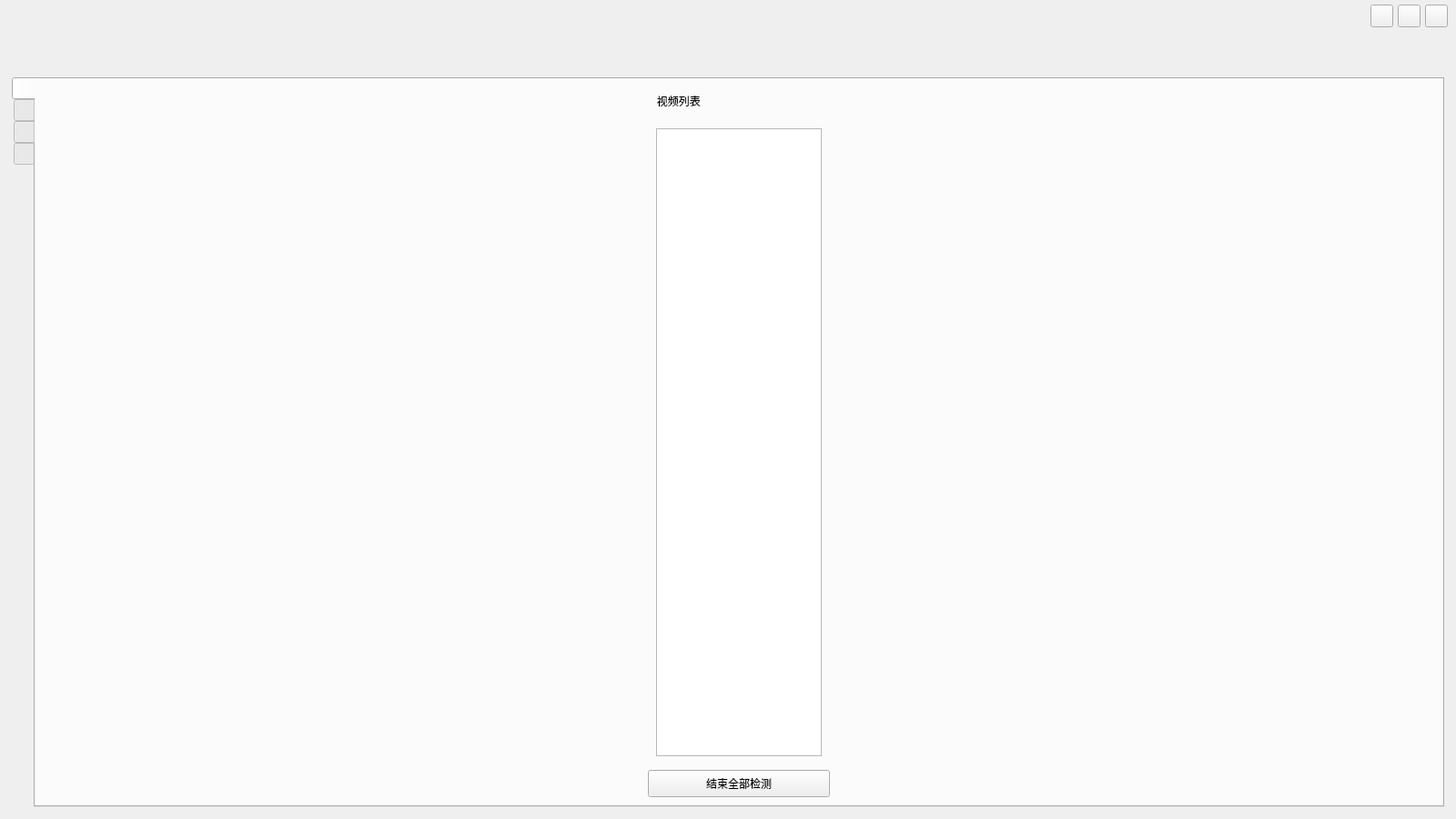
<?xml version="1.0" encoding="UTF-8"?>
<ui version="4.0">
 <class>MainWindow</class>
 <widget class="QMainWindow" name="MainWindow">
  <property name="geometry">
   <rect>
    <x>0</x>
    <y>0</y>
    <width>1600</width>
    <height>900</height>
   </rect>
  </property>
  <property name="minimumSize">
   <size>
    <width>720</width>
    <height>405</height>
   </size>
  </property>
  <property name="sizeIncrement">
   <size>
    <width>720</width>
    <height>405</height>
   </size>
  </property>
  <property name="windowTitle">
   <string>MainWindow</string>
  </property>
  <widget class="QWidget" name="centralwidget">
   <property name="enabled">
    <bool>true</bool>
   </property>
   <layout class="QGridLayout" name="gridLayout_8">
    <property name="leftMargin">
     <number>9</number>
    </property>
    <property name="topMargin">
     <number>0</number>
    </property>
    <item row="1" column="0">
     <layout class="QVBoxLayout" name="verticalLayout">
      <property name="leftMargin">
       <number>4</number>
      </property>
      <property name="topMargin">
       <number>4</number>
      </property>
      <property name="rightMargin">
       <number>4</number>
      </property>
      <property name="bottomMargin">
       <number>4</number>
      </property>
      <item>
       <widget class="QTabWidget" name="tabWidget">
        <property name="enabled">
         <bool>true</bool>
        </property>
        <property name="minimumSize">
         <size>
          <width>80</width>
          <height>28</height>
         </size>
        </property>
        <property name="contextMenuPolicy">
         <enum>Qt::DefaultContextMenu</enum>
        </property>
        <property name="layoutDirection">
         <enum>Qt::LeftToRight</enum>
        </property>
        <property name="tabPosition">
         <enum>QTabWidget::West</enum>
        </property>
        <property name="tabShape">
         <enum>QTabWidget::Rounded</enum>
        </property>
        <property name="currentIndex">
         <number>0</number>
        </property>
        <property name="iconSize">
         <size>
          <width>100</width>
          <height>80</height>
         </size>
        </property>
        <property name="elideMode">
         <enum>Qt::ElideLeft</enum>
        </property>
        <property name="usesScrollButtons">
         <bool>false</bool>
        </property>
        <property name="documentMode">
         <bool>false</bool>
        </property>
        <property name="tabsClosable">
         <bool>false</bool>
        </property>
        <property name="tabBarAutoHide">
         <bool>false</bool>
        </property>
        <widget class="QWidget" name="tab_search">
         <attribute name="icon">
          <iconset>
           <normaloff>data/imgs/检测_副本.png</normaloff>data/imgs/检测_副本.png</iconset>
         </attribute>
         <attribute name="title">
          <string/>
         </attribute>
         <layout class="QGridLayout" name="gridLayout_2">
          <item row="1" column="0">
           <widget class="QWidget" name="widget_list" native="true">
            <property name="maximumSize">
             <size>
              <width>200</width>
              <height>16777215</height>
             </size>
            </property>
            <layout class="QGridLayout" name="gridLayout_3">
             <item row="0" column="0">
              <widget class="QListWidget" name="listWidget_play"/>
             </item>
            </layout>
           </widget>
          </item>
          <item row="0" column="0">
           <widget class="QWidget" name="widget_label" native="true">
            <property name="minimumSize">
             <size>
              <width>200</width>
              <height>30</height>
             </size>
            </property>
            <property name="maximumSize">
             <size>
              <width>200</width>
              <height>30</height>
             </size>
            </property>
            <layout class="QVBoxLayout" name="verticalLayout_2">
             <property name="spacing">
              <number>0</number>
             </property>
             <property name="leftMargin">
              <number>0</number>
             </property>
             <property name="topMargin">
              <number>0</number>
             </property>
             <property name="rightMargin">
              <number>0</number>
             </property>
             <property name="bottomMargin">
              <number>0</number>
             </property>
             <item>
              <widget class="QLabel" name="label">
               <property name="text">
                <string>   视频列表</string>
               </property>
              </widget>
             </item>
            </layout>
           </widget>
          </item>
          <item row="0" column="1" rowspan="3">
           <layout class="QGridLayout" name="gridLayout_play"/>
          </item>
          <item row="2" column="0">
           <widget class="QPushButton" name="pushButton_stop_all">
            <property name="minimumSize">
             <size>
              <width>0</width>
              <height>30</height>
             </size>
            </property>
            <property name="maximumSize">
             <size>
              <width>16777215</width>
              <height>30</height>
             </size>
            </property>
            <property name="text">
             <string>结束全部检测</string>
            </property>
           </widget>
          </item>
         </layout>
        </widget>
        <widget class="QWidget" name="tab_people">
         <attribute name="icon">
          <iconset>
           <normaloff>data/imgs/人员管理_副本.png</normaloff>data/imgs/人员管理_副本.png</iconset>
         </attribute>
         <attribute name="title">
          <string/>
         </attribute>
         <layout class="QGridLayout" name="gridLayout_11">
          <item row="0" column="0">
           <widget class="QWidget" name="widget" native="true">
            <property name="minimumSize">
             <size>
              <width>0</width>
              <height>30</height>
             </size>
            </property>
            <property name="maximumSize">
             <size>
              <width>16777215</width>
              <height>30</height>
             </size>
            </property>
            <layout class="QHBoxLayout" name="horizontalLayout_2">
             <property name="leftMargin">
              <number>0</number>
             </property>
             <property name="topMargin">
              <number>0</number>
             </property>
             <property name="rightMargin">
              <number>0</number>
             </property>
             <property name="bottomMargin">
              <number>0</number>
             </property>
             <item>
              <widget class="QWidget" name="widget_3" native="true">
               <property name="sizePolicy">
                <sizepolicy hsizetype="Fixed" vsizetype="Preferred">
                 <horstretch>0</horstretch>
                 <verstretch>0</verstretch>
                </sizepolicy>
               </property>
               <property name="maximumSize">
                <size>
                 <width>16777215</width>
                 <height>30</height>
                </size>
               </property>
               <property name="mouseTracking">
                <bool>false</bool>
               </property>
               <property name="focusPolicy">
                <enum>Qt::NoFocus</enum>
               </property>
               <property name="contextMenuPolicy">
                <enum>Qt::DefaultContextMenu</enum>
               </property>
               <property name="layoutDirection">
                <enum>Qt::LeftToRight</enum>
               </property>
               <property name="autoFillBackground">
                <bool>false</bool>
               </property>
               <layout class="QFormLayout" name="formLayout">
                <property name="sizeConstraint">
                 <enum>QLayout::SetDefaultConstraint</enum>
                </property>
                <property name="leftMargin">
                 <number>0</number>
                </property>
                <property name="topMargin">
                 <number>0</number>
                </property>
                <property name="rightMargin">
                 <number>0</number>
                </property>
                <property name="bottomMargin">
                 <number>0</number>
                </property>
                <item row="0" column="1">
                 <widget class="QPushButton" name="pushButton_people_search">
                  <property name="minimumSize">
                   <size>
                    <width>80</width>
                    <height>30</height>
                   </size>
                  </property>
                  <property name="maximumSize">
                   <size>
                    <width>80</width>
                    <height>30</height>
                   </size>
                  </property>
                  <property name="text">
                   <string>  搜索  </string>
                  </property>
                  <property name="icon">
                   <iconset>
                    <normaloff>C:/Users/11720/.designer/backup/data/imgs/search_button.png</normaloff>C:/Users/11720/.designer/backup/data/imgs/search_button.png</iconset>
                  </property>
                  <property name="iconSize">
                   <size>
                    <width>16</width>
                    <height>16</height>
                   </size>
                  </property>
                 </widget>
                </item>
                <item row="0" column="0">
                 <widget class="QLineEdit" name="lineEdit_people">
                  <property name="minimumSize">
                   <size>
                    <width>200</width>
                    <height>30</height>
                   </size>
                  </property>
                  <property name="maximumSize">
                   <size>
                    <width>200</width>
                    <height>30</height>
                   </size>
                  </property>
                 </widget>
                </item>
               </layout>
              </widget>
             </item>
             <item>
              <widget class="QWidget" name="widget_2" native="true">
               <property name="minimumSize">
                <size>
                 <width>0</width>
                 <height>0</height>
                </size>
               </property>
               <property name="maximumSize">
                <size>
                 <width>16777215</width>
                 <height>16777215</height>
                </size>
               </property>
               <property name="layoutDirection">
                <enum>Qt::RightToLeft</enum>
               </property>
               <layout class="QFormLayout" name="formLayout_2">
                <property name="leftMargin">
                 <number>0</number>
                </property>
                <property name="topMargin">
                 <number>0</number>
                </property>
                <property name="rightMargin">
                 <number>0</number>
                </property>
                <property name="bottomMargin">
                 <number>0</number>
                </property>
                <item row="0" column="0">
                 <widget class="QPushButton" name="pushButton_people_add">
                  <property name="minimumSize">
                   <size>
                    <width>80</width>
                    <height>30</height>
                   </size>
                  </property>
                  <property name="maximumSize">
                   <size>
                    <width>80</width>
                    <height>30</height>
                   </size>
                  </property>
                  <property name="layoutDirection">
                   <enum>Qt::LeftToRight</enum>
                  </property>
                  <property name="text">
                   <string>  添加  </string>
                  </property>
                  <property name="icon">
                   <iconset>
                    <normaloff>C:/Users/11720/.designer/backup/data/imgs/add_people.png</normaloff>C:/Users/11720/.designer/backup/data/imgs/add_people.png</iconset>
                  </property>
                 </widget>
                </item>
               </layout>
              </widget>
             </item>
            </layout>
           </widget>
          </item>
          <item row="1" column="0">
           <widget class="QTableWidget" name="tableWidget_people"/>
          </item>
         </layout>
        </widget>
        <widget class="QWidget" name="tab_video">
         <attribute name="icon">
          <iconset>
           <normaloff>data/imgs/符号-视频_副本.png</normaloff>data/imgs/符号-视频_副本.png</iconset>
         </attribute>
         <attribute name="title">
          <string/>
         </attribute>
         <layout class="QGridLayout" name="gridLayout">
          <item row="2" column="0">
           <widget class="QTableWidget" name="tableWidget_video"/>
          </item>
          <item row="1" column="0">
           <widget class="QWidget" name="widget_4" native="true">
            <property name="minimumSize">
             <size>
              <width>0</width>
              <height>30</height>
             </size>
            </property>
            <property name="maximumSize">
             <size>
              <width>16777215</width>
              <height>30</height>
             </size>
            </property>
            <layout class="QHBoxLayout" name="horizontalLayout">
             <property name="leftMargin">
              <number>0</number>
             </property>
             <property name="topMargin">
              <number>0</number>
             </property>
             <property name="rightMargin">
              <number>0</number>
             </property>
             <property name="bottomMargin">
              <number>0</number>
             </property>
             <item>
              <widget class="QWidget" name="widget_5" native="true">
               <property name="maximumSize">
                <size>
                 <width>400</width>
                 <height>16777215</height>
                </size>
               </property>
               <layout class="QFormLayout" name="formLayout_3">
                <property name="leftMargin">
                 <number>0</number>
                </property>
                <property name="topMargin">
                 <number>0</number>
                </property>
                <property name="rightMargin">
                 <number>0</number>
                </property>
                <property name="bottomMargin">
                 <number>0</number>
                </property>
                <item row="0" column="1">
                 <widget class="QPushButton" name="pushButton_video_search">
                  <property name="minimumSize">
                   <size>
                    <width>80</width>
                    <height>30</height>
                   </size>
                  </property>
                  <property name="maximumSize">
                   <size>
                    <width>80</width>
                    <height>30</height>
                   </size>
                  </property>
                  <property name="text">
                   <string>  搜索  </string>
                  </property>
                  <property name="icon">
                   <iconset>
                    <normaloff>C:/Users/11720/.designer/backup/data/imgs/search_button.png</normaloff>C:/Users/11720/.designer/backup/data/imgs/search_button.png</iconset>
                  </property>
                 </widget>
                </item>
                <item row="0" column="0">
                 <widget class="QLineEdit" name="lineEdit_video">
                  <property name="minimumSize">
                   <size>
                    <width>200</width>
                    <height>30</height>
                   </size>
                  </property>
                  <property name="maximumSize">
                   <size>
                    <width>200</width>
                    <height>30</height>
                   </size>
                  </property>
                 </widget>
                </item>
               </layout>
              </widget>
             </item>
             <item alignment="Qt::AlignLeft">
              <widget class="QWidget" name="widget_6" native="true">
               <property name="layoutDirection">
                <enum>Qt::RightToLeft</enum>
               </property>
               <layout class="QGridLayout" name="gridLayout_5">
                <property name="leftMargin">
                 <number>0</number>
                </property>
                <property name="topMargin">
                 <number>0</number>
                </property>
                <property name="rightMargin">
                 <number>0</number>
                </property>
                <property name="bottomMargin">
                 <number>0</number>
                </property>
                <item row="0" column="1">
                 <widget class="QPushButton" name="pushButton_video_deselect">
                  <property name="minimumSize">
                   <size>
                    <width>80</width>
                    <height>30</height>
                   </size>
                  </property>
                  <property name="maximumSize">
                   <size>
                    <width>80</width>
                    <height>30</height>
                   </size>
                  </property>
                  <property name="text">
                   <string>取消选择</string>
                  </property>
                 </widget>
                </item>
                <item row="0" column="2">
                 <widget class="QPushButton" name="pushButton_video_check">
                  <property name="minimumSize">
                   <size>
                    <width>80</width>
                    <height>30</height>
                   </size>
                  </property>
                  <property name="maximumSize">
                   <size>
                    <width>80</width>
                    <height>30</height>
                   </size>
                  </property>
                  <property name="text">
                   <string>检测</string>
                  </property>
                 </widget>
                </item>
                <item row="0" column="0">
                 <widget class="QPushButton" name="pushButton_video_add">
                  <property name="minimumSize">
                   <size>
                    <width>80</width>
                    <height>30</height>
                   </size>
                  </property>
                  <property name="maximumSize">
                   <size>
                    <width>80</width>
                    <height>30</height>
                   </size>
                  </property>
                  <property name="layoutDirection">
                   <enum>Qt::LeftToRight</enum>
                  </property>
                  <property name="text">
                   <string>  添加  </string>
                  </property>
                  <property name="icon">
                   <iconset>
                    <normaloff>C:/Users/11720/.designer/backup/data/imgs/add_video.png</normaloff>C:/Users/11720/.designer/backup/data/imgs/add_video.png</iconset>
                  </property>
                  <property name="iconSize">
                   <size>
                    <width>16</width>
                    <height>16</height>
                   </size>
                  </property>
                 </widget>
                </item>
               </layout>
              </widget>
             </item>
            </layout>
           </widget>
          </item>
         </layout>
        </widget>
        <widget class="QWidget" name="tab_tv">
         <attribute name="icon">
          <iconset>
           <normaloff>data/imgs/电视_副本.png</normaloff>data/imgs/电视_副本.png</iconset>
         </attribute>
         <attribute name="title">
          <string/>
         </attribute>
         <layout class="QGridLayout" name="gridLayout_4">
          <item row="0" column="0">
           <widget class="QWidget" name="widget_7" native="true">
            <property name="sizePolicy">
             <sizepolicy hsizetype="Preferred" vsizetype="Preferred">
              <horstretch>0</horstretch>
              <verstretch>0</verstretch>
             </sizepolicy>
            </property>
            <property name="minimumSize">
             <size>
              <width>0</width>
              <height>30</height>
             </size>
            </property>
            <property name="maximumSize">
             <size>
              <width>16777215</width>
              <height>30</height>
             </size>
            </property>
            <layout class="QHBoxLayout" name="horizontalLayout_4">
             <property name="leftMargin">
              <number>0</number>
             </property>
             <property name="topMargin">
              <number>0</number>
             </property>
             <property name="rightMargin">
              <number>0</number>
             </property>
             <property name="bottomMargin">
              <number>0</number>
             </property>
             <item>
              <widget class="QWidget" name="widget_8" native="true">
               <property name="minimumSize">
                <size>
                 <width>0</width>
                 <height>0</height>
                </size>
               </property>
               <property name="maximumSize">
                <size>
                 <width>400</width>
                 <height>16777215</height>
                </size>
               </property>
               <layout class="QFormLayout" name="formLayout_5">
                <property name="leftMargin">
                 <number>0</number>
                </property>
                <property name="topMargin">
                 <number>0</number>
                </property>
                <property name="bottomMargin">
                 <number>0</number>
                </property>
                <item row="0" column="0">
                 <widget class="QLineEdit" name="lineEdit_tv">
                  <property name="minimumSize">
                   <size>
                    <width>200</width>
                    <height>30</height>
                   </size>
                  </property>
                  <property name="maximumSize">
                   <size>
                    <width>200</width>
                    <height>30</height>
                   </size>
                  </property>
                 </widget>
                </item>
                <item row="0" column="1">
                 <widget class="QPushButton" name="pushButton_tv_search">
                  <property name="minimumSize">
                   <size>
                    <width>80</width>
                    <height>30</height>
                   </size>
                  </property>
                  <property name="maximumSize">
                   <size>
                    <width>80</width>
                    <height>30</height>
                   </size>
                  </property>
                  <property name="text">
                   <string>  搜索  </string>
                  </property>
                  <property name="icon">
                   <iconset>
                    <normaloff>C:/Users/11720/.designer/backup/data/imgs/search_button.png</normaloff>C:/Users/11720/.designer/backup/data/imgs/search_button.png</iconset>
                  </property>
                 </widget>
                </item>
               </layout>
              </widget>
             </item>
             <item alignment="Qt::AlignLeft">
              <widget class="QWidget" name="widget_9" native="true">
               <property name="layoutDirection">
                <enum>Qt::RightToLeft</enum>
               </property>
               <layout class="QHBoxLayout" name="horizontalLayout_3">
                <property name="leftMargin">
                 <number>0</number>
                </property>
                <property name="topMargin">
                 <number>0</number>
                </property>
                <property name="rightMargin">
                 <number>0</number>
                </property>
                <property name="bottomMargin">
                 <number>0</number>
                </property>
                <item>
                 <widget class="QPushButton" name="pushButton_tv_add">
                  <property name="minimumSize">
                   <size>
                    <width>80</width>
                    <height>30</height>
                   </size>
                  </property>
                  <property name="maximumSize">
                   <size>
                    <width>80</width>
                    <height>30</height>
                   </size>
                  </property>
                  <property name="layoutDirection">
                   <enum>Qt::LeftToRight</enum>
                  </property>
                  <property name="text">
                   <string>  添加  </string>
                  </property>
                  <property name="icon">
                   <iconset>
                    <normaloff>C:/Users/11720/.designer/backup/data/imgs/add_video.png</normaloff>C:/Users/11720/.designer/backup/data/imgs/add_video.png</iconset>
                  </property>
                 </widget>
                </item>
                <item>
                 <widget class="QPushButton" name="pushButton_tv_deselect">
                  <property name="minimumSize">
                   <size>
                    <width>80</width>
                    <height>30</height>
                   </size>
                  </property>
                  <property name="maximumSize">
                   <size>
                    <width>80</width>
                    <height>30</height>
                   </size>
                  </property>
                  <property name="text">
                   <string>取消选择</string>
                  </property>
                 </widget>
                </item>
                <item>
                 <widget class="QPushButton" name="pushButton_tv_check">
                  <property name="minimumSize">
                   <size>
                    <width>80</width>
                    <height>30</height>
                   </size>
                  </property>
                  <property name="maximumSize">
                   <size>
                    <width>80</width>
                    <height>30</height>
                   </size>
                  </property>
                  <property name="text">
                   <string>检测</string>
                  </property>
                 </widget>
                </item>
               </layout>
              </widget>
             </item>
            </layout>
           </widget>
          </item>
          <item row="1" column="0">
           <widget class="QTableWidget" name="tableWidget_tv"/>
          </item>
         </layout>
        </widget>
       </widget>
      </item>
     </layout>
    </item>
    <item row="0" column="0">
     <layout class="QHBoxLayout" name="horizontalLayout_5">
      <property name="spacing">
       <number>0</number>
      </property>
      <property name="leftMargin">
       <number>0</number>
      </property>
      <property name="topMargin">
       <number>0</number>
      </property>
      <property name="rightMargin">
       <number>0</number>
      </property>
      <property name="bottomMargin">
       <number>0</number>
      </property>
      <item>
       <widget class="QWidget" name="widget_11" native="true">
        <property name="minimumSize">
         <size>
          <width>0</width>
          <height>75</height>
         </size>
        </property>
        <property name="maximumSize">
         <size>
          <width>100</width>
          <height>75</height>
         </size>
        </property>
       </widget>
      </item>
      <item>
       <widget class="QWidget" name="widget_top1" native="true">
        <property name="minimumSize">
         <size>
          <width>0</width>
          <height>75</height>
         </size>
        </property>
        <property name="maximumSize">
         <size>
          <width>16777215</width>
          <height>75</height>
         </size>
        </property>
       </widget>
      </item>
      <item>
       <widget class="QWidget" name="widget_top2" native="true">
        <property name="minimumSize">
         <size>
          <width>450</width>
          <height>75</height>
         </size>
        </property>
        <property name="maximumSize">
         <size>
          <width>200</width>
          <height>75</height>
         </size>
        </property>
       </widget>
      </item>
      <item>
       <widget class="QWidget" name="widget_top3" native="true">
        <property name="minimumSize">
         <size>
          <width>0</width>
          <height>75</height>
         </size>
        </property>
        <property name="maximumSize">
         <size>
          <width>16777215</width>
          <height>75</height>
         </size>
        </property>
       </widget>
      </item>
      <item>
       <widget class="QWidget" name="widget_10" native="true">
        <property name="minimumSize">
         <size>
          <width>0</width>
          <height>75</height>
         </size>
        </property>
        <property name="maximumSize">
         <size>
          <width>100</width>
          <height>75</height>
         </size>
        </property>
        <widget class="QPushButton" name="pushButton_min">
         <property name="geometry">
          <rect>
           <x>15</x>
           <y>5</y>
           <width>25</width>
           <height>25</height>
          </rect>
         </property>
         <property name="text">
          <string/>
         </property>
        </widget>
        <widget class="QPushButton" name="pushButton_max">
         <property name="geometry">
          <rect>
           <x>45</x>
           <y>5</y>
           <width>25</width>
           <height>25</height>
          </rect>
         </property>
         <property name="text">
          <string/>
         </property>
        </widget>
        <widget class="QPushButton" name="pushButton_close">
         <property name="geometry">
          <rect>
           <x>75</x>
           <y>5</y>
           <width>25</width>
           <height>25</height>
          </rect>
         </property>
         <property name="text">
          <string/>
         </property>
        </widget>
       </widget>
      </item>
     </layout>
    </item>
   </layout>
  </widget>
 </widget>
 <resources/>
 <connections/>
</ui>
